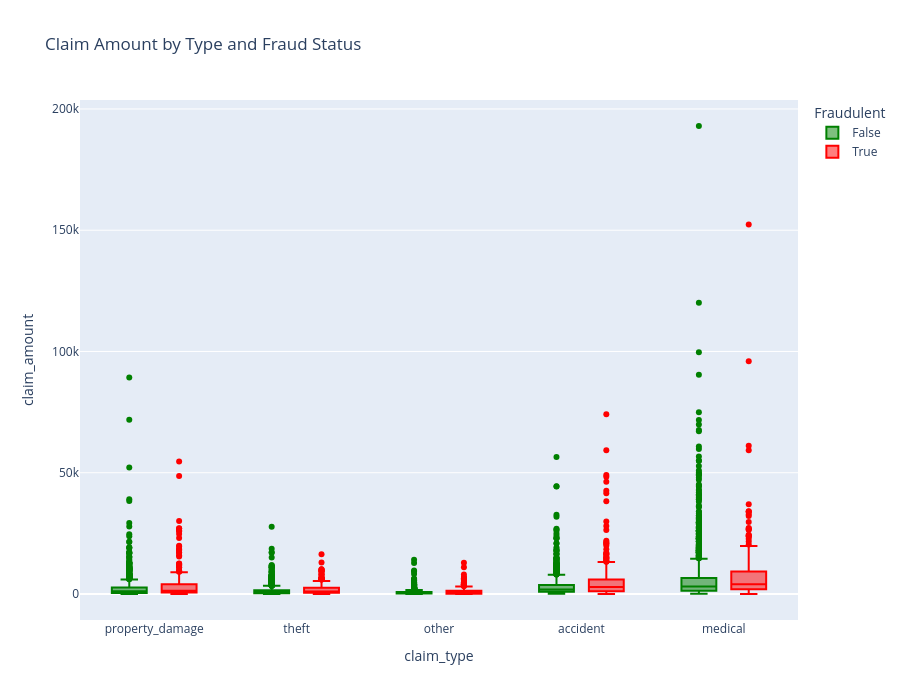

Notebook code cell kept with this figure:
### Code cell
# Claim amount by claim type and fraud status
fig = px.box(
    claims_df,
    x='claim_type',
    y='claim_amount',
    color='is_fraudulent',
    title='Claim Amount by Type and Fraud Status',
    labels={'is_fraudulent': 'Fraudulent'},
    color_discrete_map={True: 'red', False: 'green'}
)

fig.update_layout(height=700)
fig.show()

### Figure 1 — Plotly figure (JSON) as saved in the notebook; plotly's stock layout.template omitted (floating-point values rounded to 4 significant figures; data arrays with more than 128 entries replaced by an {"elided": "..."} marker saying what was removed)
{"data": [{"alignmentgroup": "True", "hovertemplate": "Fraudulent=False<br>claim_type=%{x}<br>claim_amount=%{y}<extra></extra>", "legendgroup": "False", "marker": {"color": "green"}, "name": "False", "notched": false, "offsetgroup": "False", "orientation": "v", "showlegend": true, "type": "box", "x": {"elided": "8465 str values"}, "x0": " ", "xaxis": "x", "y": {"elided": "8465 float values"}, "y0": " ", "yaxis": "y"}, {"alignmentgroup": "True", "hovertemplate": "Fraudulent=True<br>claim_type=%{x}<br>claim_amount=%{y}<extra></extra>", "legendgroup": "True", "marker": {"color": "red"}, "name": "True", "notched": false, "offsetgroup": "True", "orientation": "v", "showlegend": true, "type": "box", "x": {"elided": "1693 str values"}, "x0": " ", "xaxis": "x", "y": {"elided": "1693 float values"}, "y0": " ", "yaxis": "y"}], "layout": {"boxmode": "group", "height": 700, "legend": {"title": {"text": "Fraudulent"}, "tracegroupgap": 0}, "title": {"text": "Claim Amount by Type and Fraud Status"}, "xaxis": {"anchor": "y", "domain": [0, 1], "title": {"text": "claim_type"}}, "yaxis": {"anchor": "x", "domain": [0, 1], "title": {"text": "claim_amount"}}}}
